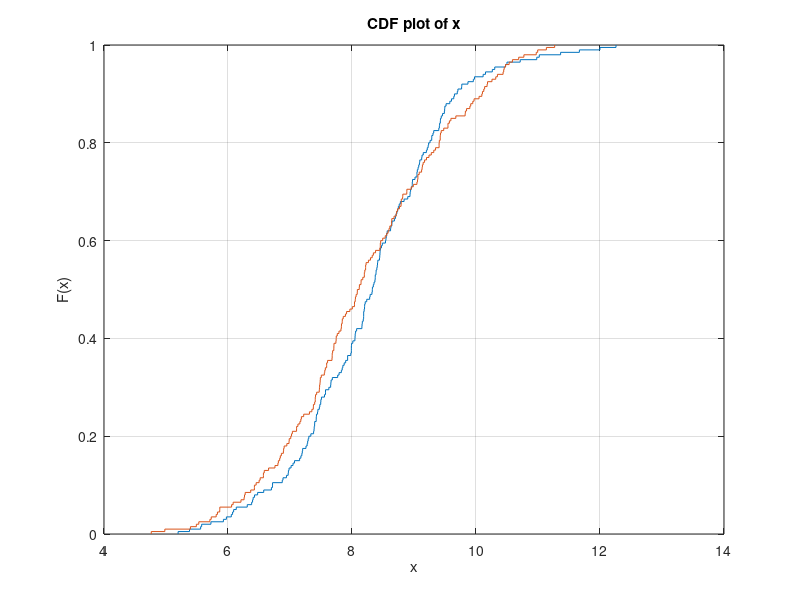

MATLAB code to generate this figure:
% ES 4

% Compute and plot separately the CDF of capacity for the case of MISO fading
% (K = 0) channel at 10 dB SNR, with M = 3 transmit antennas and N = 3 receive
% antennas.
% First: with no CSIT.
% Second: With CSIT (in the same plot).

% MIMO fading
N = 3;
M = 3;

total_iterations = 200;
Capacities_no_feedback = zeros(1, total_iterations);

for j = 1:total_iterations
    % H must be complex
    H = (1/sqrt(2)) * (randn(N, M) + 1i*randn(N, M));
        
    Identity_N = eye(N);
    Identity_M = eye(M);
    
    P = 10;
    Q = (P/M)*Identity_M;
    
    trace_Q = trace(Q);
    
    Capacities_no_feedback(j) = log2(det(Identity_N + H*Q*ctranspose(H)));
end


Capacities_feedback = zeros(1, total_iterations);

for j = 1:total_iterations
    % H must be complex
    H = (1/sqrt(2)) * (randn(N, M) + 1i*randn(N, M));
        
    Identity_N = eye(N);
    Identity_M = eye(M);
    
    P = 10;
    u = zeros(1, min(M,N));
    
    % TODO: get the values of the iteration before the last
    trace_Q = 0;
    Q = zeros(min(N,M), min(N,M));

    while trace_Q < P

        prev_Q = Q;

        [U,S,V] = svd(H);

        % x = 0 if x < 0, x = x if x >= 0
        S = S .^ 2;

        % get A
        a = (u - ones(1, min(M,N)) / diag(S)');
        a = max(a,0);
        A = diag(a);
        Q = V * A * ctranspose(V);
        
        trace_Q = trace(Q);

        u = u + 0.001;
    end
    
    % We get last value of Q that does not exceed power requirement
    Q = prev_Q;
    
    Capacities_feedback(j) = log2(det(Identity_N + H*Q*ctranspose(H)));
end

cdfplot(Capacities_feedback)
hold on;
cdfplot(Capacities_no_feedback)

